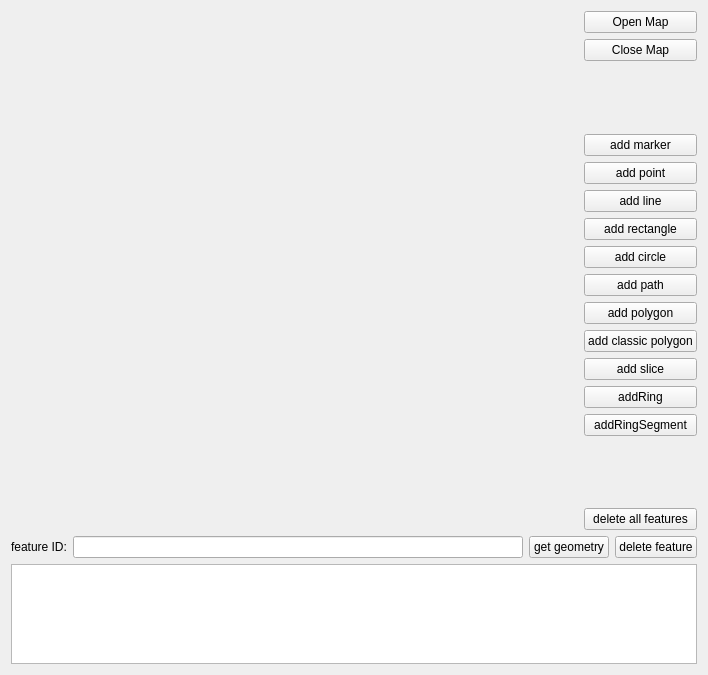
<?xml version="1.0" encoding="UTF-8"?>
<ui version="4.0">
 <class>DemoBasicFeatures</class>
 <widget class="QWidget" name="DemoBasicFeatures">
  <property name="geometry">
   <rect>
    <x>0</x>
    <y>0</y>
    <width>708</width>
    <height>675</height>
   </rect>
  </property>
  <property name="windowTitle">
   <string>Test basic features</string>
  </property>
  <layout class="QHBoxLayout" name="horizontalLayout">
   <item>
    <layout class="QVBoxLayout" name="verticalLayout_2">
     <item>
      <layout class="QHBoxLayout" name="horizontalLayout_2">
       <item>
        <widget class="PwGisWidget" name="pwgiswidget" native="true">
         <property name="sizePolicy">
          <sizepolicy hsizetype="Expanding" vsizetype="Expanding">
           <horstretch>0</horstretch>
           <verstretch>0</verstretch>
          </sizepolicy>
         </property>
        </widget>
       </item>
       <item>
        <layout class="QVBoxLayout" name="verticalLayout">
         <item>
          <widget class="QPushButton" name="btnOpenMap">
           <property name="text">
            <string>Open Map</string>
           </property>
          </widget>
         </item>
         <item>
          <widget class="QPushButton" name="btnCloseMap">
           <property name="text">
            <string>Close Map</string>
           </property>
          </widget>
         </item>
         <item>
          <spacer name="verticalSpacer">
           <property name="orientation">
            <enum>Qt::Vertical</enum>
           </property>
           <property name="sizeHint" stdset="0">
            <size>
             <width>20</width>
             <height>40</height>
            </size>
           </property>
          </spacer>
         </item>
         <item>
          <widget class="QPushButton" name="btnAddMarker">
           <property name="text">
            <string>add marker</string>
           </property>
          </widget>
         </item>
         <item>
          <widget class="QPushButton" name="btnAddPoint">
           <property name="text">
            <string>add point</string>
           </property>
          </widget>
         </item>
         <item>
          <widget class="QPushButton" name="btnAddLine">
           <property name="text">
            <string>add line</string>
           </property>
          </widget>
         </item>
         <item>
          <widget class="QPushButton" name="btnAddRectangle">
           <property name="text">
            <string>add rectangle</string>
           </property>
          </widget>
         </item>
         <item>
          <widget class="QPushButton" name="btnAddCircle">
           <property name="text">
            <string>add circle</string>
           </property>
          </widget>
         </item>
         <item>
          <widget class="QPushButton" name="btnAddPath">
           <property name="text">
            <string>add path</string>
           </property>
          </widget>
         </item>
         <item>
          <widget class="QPushButton" name="btnAddPolygon">
           <property name="text">
            <string>add polygon</string>
           </property>
          </widget>
         </item>
         <item>
          <widget class="QPushButton" name="btnAddClassicPolygon">
           <property name="text">
            <string>add classic polygon</string>
           </property>
          </widget>
         </item>
         <item>
          <widget class="QPushButton" name="btnAddSlice">
           <property name="text">
            <string>add slice</string>
           </property>
          </widget>
         </item>
         <item>
          <widget class="QPushButton" name="btnAddRing">
           <property name="text">
            <string>addRing</string>
           </property>
          </widget>
         </item>
         <item>
          <widget class="QPushButton" name="btnAddRingSegment">
           <property name="text">
            <string>addRingSegment</string>
           </property>
          </widget>
         </item>
         <item>
          <spacer name="verticalSpacer_2">
           <property name="orientation">
            <enum>Qt::Vertical</enum>
           </property>
           <property name="sizeHint" stdset="0">
            <size>
             <width>20</width>
             <height>40</height>
            </size>
           </property>
          </spacer>
         </item>
         <item>
          <widget class="QPushButton" name="btnDeleteAllFeatures">
           <property name="text">
            <string>delete all features</string>
           </property>
          </widget>
         </item>
        </layout>
       </item>
      </layout>
     </item>
     <item>
      <layout class="QHBoxLayout" name="horizontalLayout_3">
       <item>
        <widget class="QLabel" name="lblFeatureId">
         <property name="text">
          <string>feature ID:</string>
         </property>
        </widget>
       </item>
       <item>
        <widget class="QLineEdit" name="edtFeatureId"/>
       </item>
       <item>
        <widget class="QPushButton" name="btnGetGeometry">
         <property name="text">
          <string>get geometry</string>
         </property>
        </widget>
       </item>
       <item>
        <widget class="QPushButton" name="btnDeleteFeature">
         <property name="text">
          <string>delete feature</string>
         </property>
        </widget>
       </item>
      </layout>
     </item>
     <item>
      <widget class="QPlainTextEdit" name="txtLog">
       <property name="sizePolicy">
        <sizepolicy hsizetype="Expanding" vsizetype="Fixed">
         <horstretch>0</horstretch>
         <verstretch>0</verstretch>
        </sizepolicy>
       </property>
       <property name="maximumSize">
        <size>
         <width>16777215</width>
         <height>100</height>
        </size>
       </property>
      </widget>
     </item>
    </layout>
   </item>
  </layout>
 </widget>
 <customwidgets>
  <customwidget>
   <class>PwGisWidget</class>
   <extends>QWidget</extends>
   <header location="global">PwGis/pwgiswidget.h</header>
   <container>1</container>
  </customwidget>
 </customwidgets>
 <resources/>
 <connections/>
</ui>
